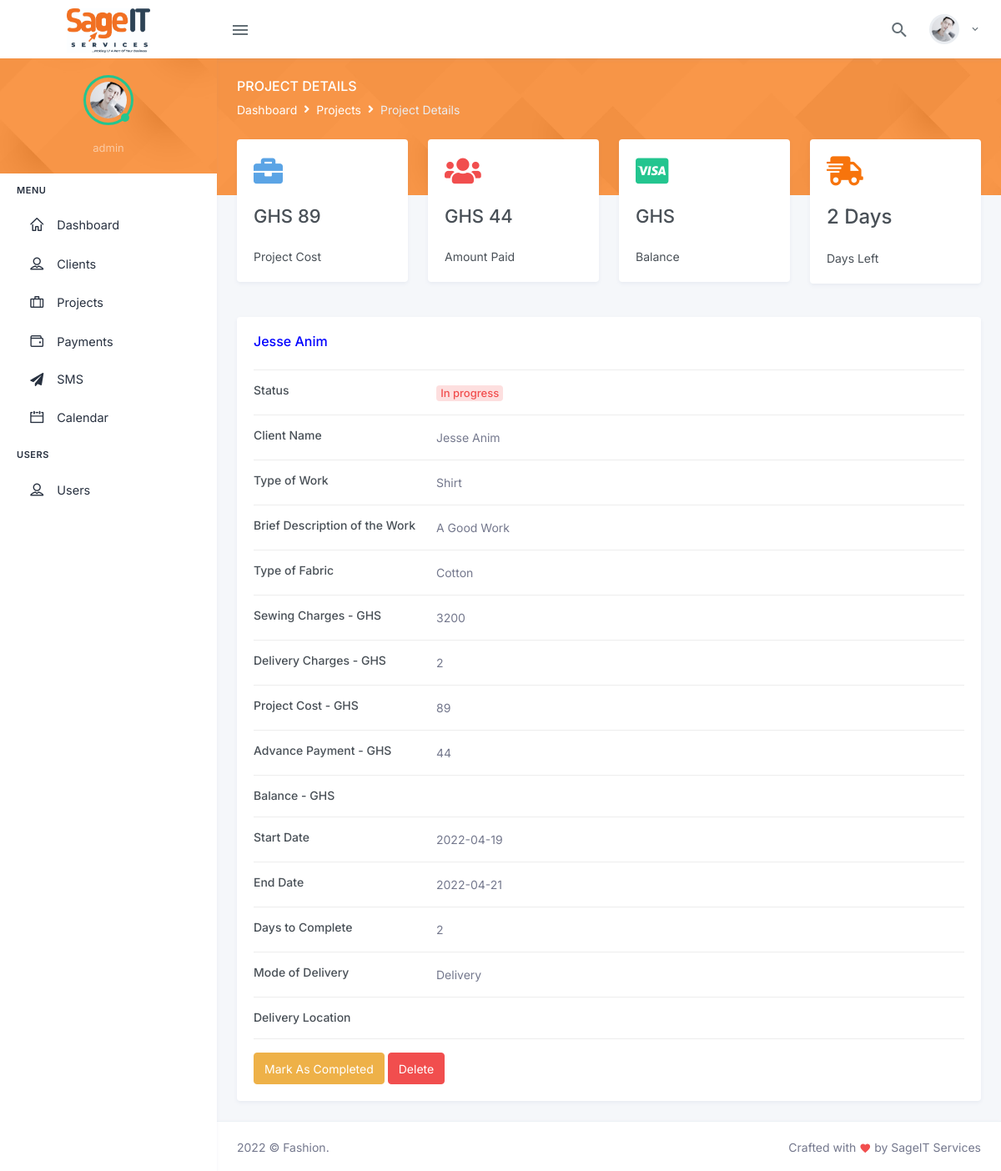
The page /project-details.php?ref=13 (signed in) on the database as committed earlier.
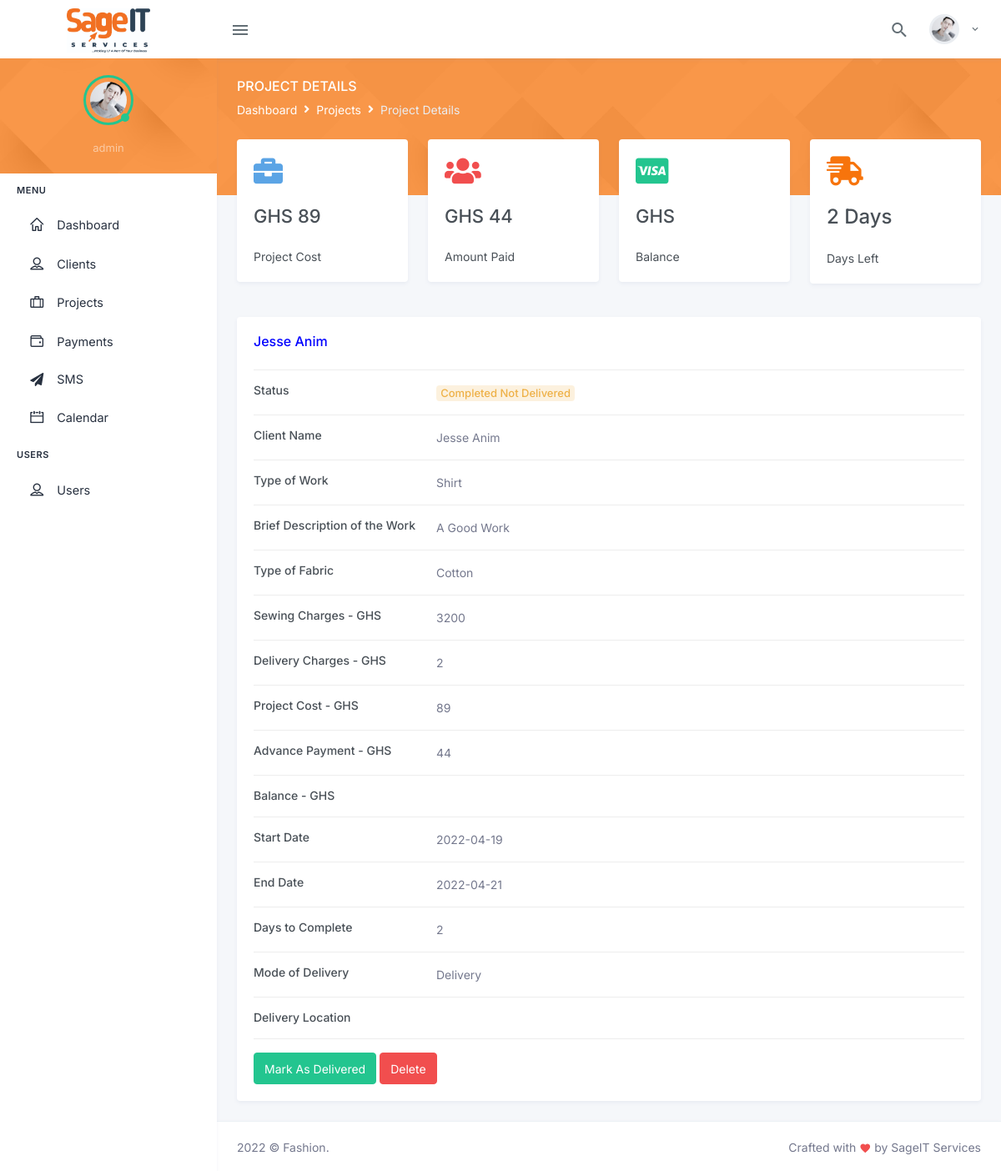
The same page on the database as committed later.
### helpers/functions.php (called while the page is built, shortened)
<?php
function getClientName($connect, $client_id)
{
    $query = "SELECT * FROM clients WHERE client_id = :client_id";
    $statement = $connect->prepare($query);
    $statement->execute(
        array(
            ":client_id"         =>    $client_id,
        )
    );
    $result = $statement->fetch();
    return empty($result['full_name']) ? 'NONE' : $result['full_name'];
}
?>

### project-details.php (the view, shortened to what the changed rows need)
<?php
    require_once 'database/config.php';
    require_once 'helpers/functions.php';
    $project_id = $_GET['ref'];
    $query = "SELECT * FROM projects WHERE project_id = :id";
    $statement = $connect->prepare($query);
    $statement->execute(
      array(
        ":id" => $project_id,
      )
    );
    $result = $statement->fetch();
    $client_name = getClientName($connect, $result['client']);
?>
<div class="main-content">
  <div class="page-content">
    <div class="container-fluid">
      <div class="page-content-wrapper">
        <div class="card">
          <div class="card-body">
            <div class="col-md-12">
                <div class="row">
                    <div class="col-sm-9 text-secondary">
                    <?php
                      if($result['status'] == 0){?>
                          <span class="badge badge-pill badge-soft-danger font-size-13">In progress</apan>
                      <?php
                      }
                      else if($result['status'] == 1){?>
                          <span class="badge badge-pill badge-soft-warning font-size-13">Completed Not Delivered</apan>
                      <?php
                      }
                      else{?>
                          <span class="badge badge-pill badge-soft-success font-size-13">Completed And Delivered</apan>
                      <?php
                      }
                  ?>
                    </div>
                  </div>
                  <div class="row">
                    <div class="col-sm-12">
                    <?php
                        if($result['status'] == 0){?>
                            <button class="btn btn-warning" type="submit" name="mark_as_completed" onclick="markAs(1)">Mark As Completed</button>
                        <?php
                        }
                        else if($result['status'] == 1){?>
                          <button class="btn btn-success" type="submit" name="mark_as_delivered" onclick="markAs(2)">Mark As Delivered</button>
                        <?php
                        }
                    ?>
                      <button class="btn btn-danger" name="delete" onclick="deleteProject(<?= $project_id; ?>)">Delete</button>
                    </div>
                  </div>
                </div>
              </div>
            </div>
          </div>
        </div>
      </div>
    </div>
<?php include_once 'partials/footer.php'; ?>

Rows that differ between the two databases and show on the page:
changed projects "Shirt": status 0 → 1 (drawn)
Other text that changed with them:
text no longer shown: "In progress Mark As Completed"
text now shown: "Completed Not Delivered Mark As Delivered"
